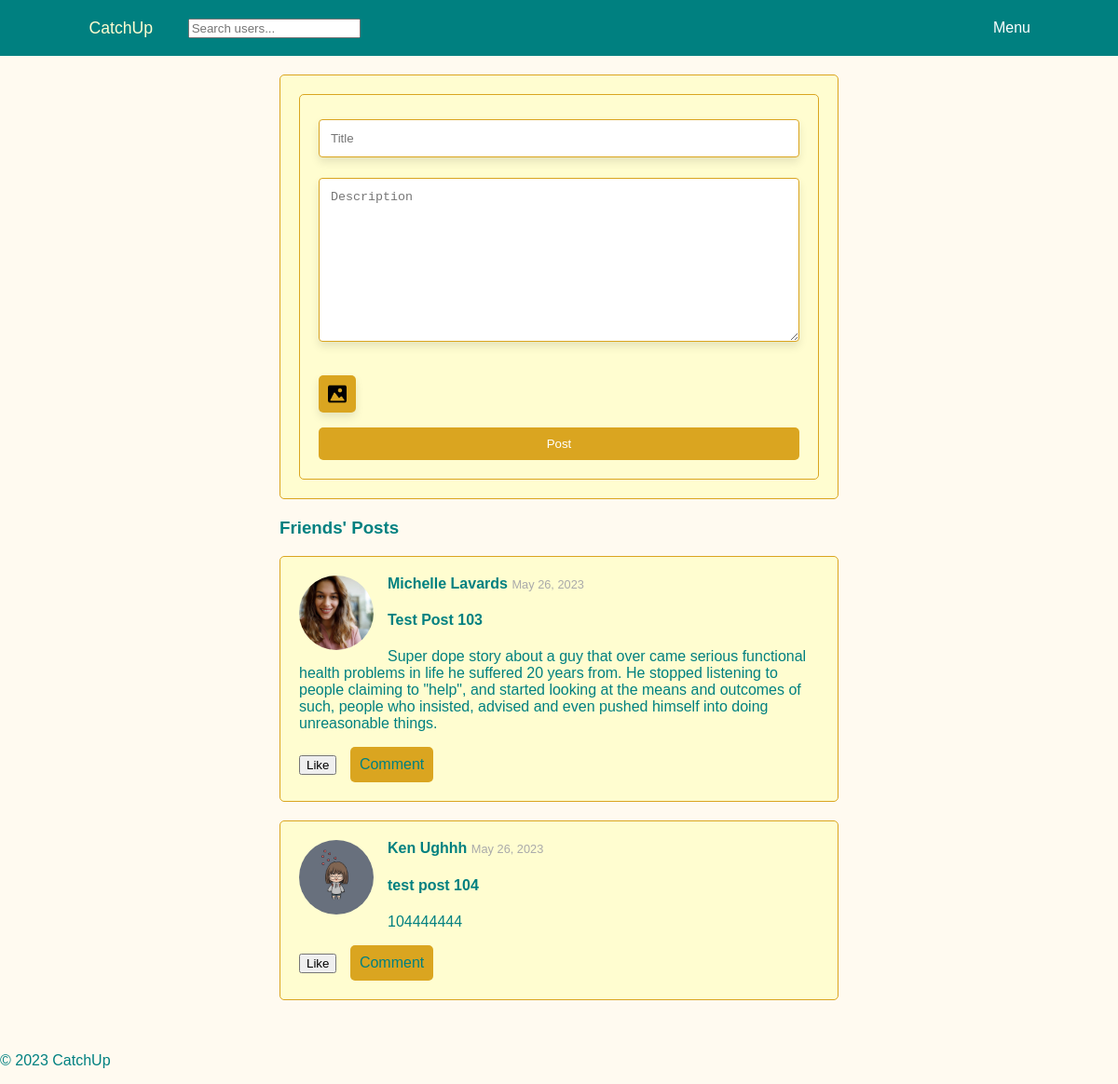
The app's page /create_post/ (signed in) with its own data.
### users/models.py (models this page shows, shortened)
class Post(models.Model):
    user = models.ForeignKey(settings.AUTH_USER_MODEL, on_delete=models.CASCADE)
    title = models.CharField(max_length=200)
    description = models.TextField()
    image = models.ImageField(upload_to='posts/', blank=True, null=True)
    created_at = models.DateTimeField(auto_now_add=True)
    likes = models.ManyToManyField(User, related_name='likes', blank=True)

class UserProfile(models.Model):
    user = models.OneToOneField(User, on_delete=models.CASCADE)
    first_name = models.CharField(max_length=30)
    last_name = models.CharField(max_length=30)
    bio = models.TextField(blank=True)  # bio can be blank if user doesn't want to add one
    location = models.CharField(max_length=100)
    occupation = models.CharField(max_length=100)
    profile_picture = models.ImageField(upload_to='profile_pictures', blank=True, default='default_profile_picture.jpg')
    friends = models.ManyToManyField("self", blank=True)

### users/views.py (the view)
# urls.py: path('create_post/', create_post, name='create_post'),
@login_required
def create_post(request):
    user_profile = UserProfile.objects.get(user=request.user)
    friends_profiles = user_profile.friends.all()
    friends_users = [profile.user for profile in friends_profiles]  # get User instances
    liked_posts = Post.objects.filter(likes=request.user)
    friends_posts = Post.objects.filter(user__in=friends_users).exclude(id__in=liked_posts)
    if request.method == 'POST':
        form = PostForm(request.POST, request.FILES)
        if form.is_valid():
            post = form.save(commit=False)
            post.user = request.user
            post.save()
            return redirect('home')
    else:
        form = PostForm()
    return render(request, 'users/create_post.html', {'form': form, 'friends_posts': friends_posts})

### users/forms.py
class PostForm(forms.ModelForm):
    class Meta:
        model = Post
        fields = ['title', 'description', 'image']
        widgets = {
            'title': forms.TextInput(attrs={'placeholder': 'Title'}),
            'description': forms.Textarea(attrs={'placeholder': 'Description'}),
            'image': forms.FileInput(attrs={'style': 'display: none;'}),
        }
        labels = {
            'title': '',  # This will hide the title label
            'description': '',  # This will hide the description label
            'image': '',  # This will hide the image label
        }

### users/templates/users/create_post.html (shortened to what this page needs)
{% extends "users/base.html" %}
{% load static %}
{% load crispy_forms_tags %}
{% block extra_css %}
    <link rel="stylesheet" type="text/css" href="{% static 'users/create_post.css' %}" />
{% endblock %}
{% block content %}
    <div class="profile-container">
        <div class="post">
            <form class="post-form" method="POST" enctype="multipart/form-data">
                {{ form.title|as_crispy_field }}
                {{ form.description|as_crispy_field }}
                <label for="id_image" class="custom-file-upload">
                    <img src="{% static 'users/icons/insert-picture-icon.png' %}" alt="Upload" />
                </label>
                <button type="submit" class="submit-btn">Post</button>
            </form>
        </div>
<div class="profile-posts">
    <h3>Friends' Posts</h3>
    {% for post in friends_posts %}
        <div class="post">
            <a href="{% url 'post_detail' post.id %}" style="display: block; color: inherit; text-decoration: none;">
                <div class="post-header">
                    <a href="{% url 'profile' post.user.username %}" style="color: inherit; text-decoration: none;">
                        <div class="profile-image-container">
                            <img src="{{ post.user.userprofile.profile_picture.url }}" alt="{{ post.user.userprofile.first_name }}" class="profile-pic">
                        </div>
                    </a>
                    <div class="post-user-name">
                        <strong>{{ post.user.userprofile.first_name }} {{ post.user.userprofile.last_name }}</strong>
                        <small class="post-date">{{ post.created_at|date:"F j, Y" }}</small>
                        <h4>{{ post.title }}</h4>
                    </div>
                </div>
                <p>{{ post.description }}</p>
            </a>
            <form method="POST" action="{% url 'like_post' post.id %}" style="display: inline-block;">
                <button type="submit" class="like-btn">
                    {% if post in liked_posts %}
                        Unlike
                    {% else %}
                        Like
                    {% endif %}
                </button>
            </form>
            <a href="{% url 'post_detail' post.id %}" class="comment-btn">Comment</a>
        </div>
    {% empty %}
        <p>None of your friends have posted anything yet.</p>
    {% endfor %}
</div>
    </div>
{% endblock %}

### users/static/users/styles.css (style rules this page uses)
body { background-color: #FFFAF0; color: #008080; font-family: Arial, sans-serif; margin: 0; padding: 0; }
a { color: #FF7F50; text-decoration: none; }

### users/static/users/create_post.css (style rules this page uses)
.profile-container { max-width: 600px; margin: auto; padding: 20px; }
.post-form { background-color: #FFFDD0; border: 1px solid #DAA520; border-radius: 5px; padding: 20px; }
.submit-btn { display: block; width: 100%; padding: 10px; border: none; background-color: #DAA520; color: white; border-radius: 5px; cursor: pointer; }
.profile-posts { margin-top: 20px; }
.post { position: relative; background-color: #FFFDD0; border: 1px solid #DAA520; border-radius: 5px; padding: 20px; margin-bottom: 20px; transition: box-shadow 0.3s ease, transform 0.3s ease; }
.post img { max-width: 100%; height: auto; }
.post-date { color: #aaa; font-size: 0.8rem; }
.post-form input[type="text"], .post-form textarea { width: 100%; padding: 12px; border: 1px solid #DAA520; border-radius: 4px; box-sizing: border-box; margin-top: 6px; margin-bottom: 16px; resize: vertical; box-shadow: 0px 5px 10px rgba(0,0,0,0.1); }
.custom-file-upload { height: 20px; width: 20px; padding: 10px; cursor: pointer; background-color: #DAA520; color: white; border-radius: 5px; text-align: center; display: inline-block; box-shadow: 0px 5px 10px rgba(0,0,0,0.1); margin-top: 16px; margin-bottom: 16px; }
.profile-image-container { width: 80px; height: 80px; position: relative; overflow: hidden; border-radius: 50%; float: left; margin-right: 15px; }
.profile-pic { display: inline; object-fit: cover; width: 100%; height: 100%; min-width: 80px; min-height: 80px; position: absolute; top: -50%; left: -50%; right: -50%; bottom: -50%; margin: auto; transition: opacity 0.3s ease; }
.profile-posts a { color: #008080; }
.comment-btn { display: inline-block; padding: 10px; background-color: #DAA520; color: white; border-radius: 5px; margin-left: 10px; text-decoration: none; transition: background-color 0.3s ease; }

### records on screen
Post: user.userprofile.profile_picture (picture), user.userprofile.first_name "Michelle", user.userprofile.last_name "Lavards", created_at "May 26, 2023", title "Test Post 103", description "Super dope story about a guy that over came serious functional health problems in life he suffered 20 years from. He stopped listening to people claiming to \"help\", and started looking at the means and outcomes of such, people who insisted, advised and even pushed himself into doing unreasonable things."
Post: user.userprofile.profile_picture (placeholder picture), user.userprofile.first_name "Ken", user.userprofile.last_name "Ughhh", created_at "May 26, 2023", title "test post 104", description "104444444"
